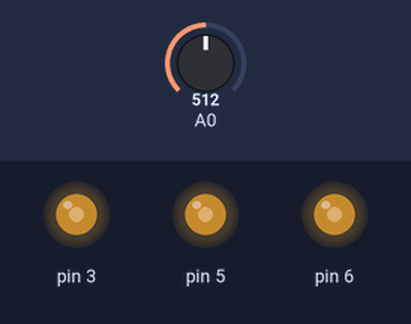
A sketch run on a simulated Arduino Uno, built with avr-gcc and run on an emulated ATmega328P. Parts: output pins drawn as LEDs (lit = HIGH). Dashed ring = blinking. The inputs (shaded band) are chosen by the test bench; at power-on: A0 = 512.

Above: at 1.2 s.
1.3 s: A0 set to 871
At 2.2 s:
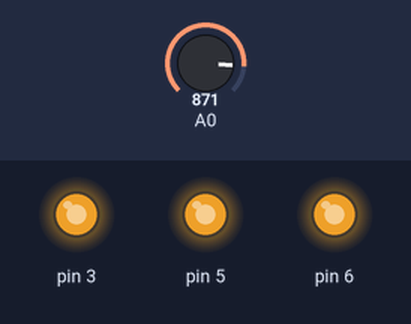
2.8 s: A0 set to 893
At 3.05 s:
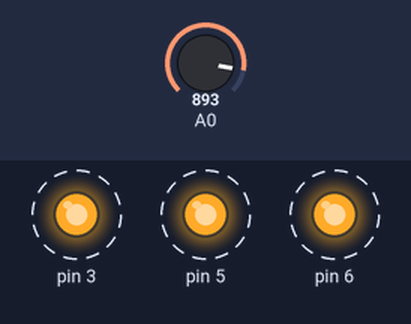
5.8 s: A0 set to 716
7.3 s: A0 set to 210
At 8.0 s:
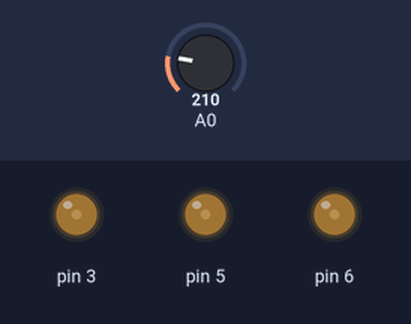
8.8 s: A0 set to 0
At 9.1 s:
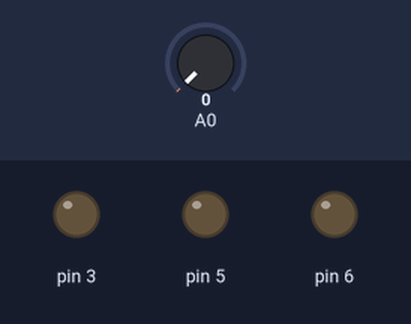
10.3 s: A0 set to 900
At 10.55 s:
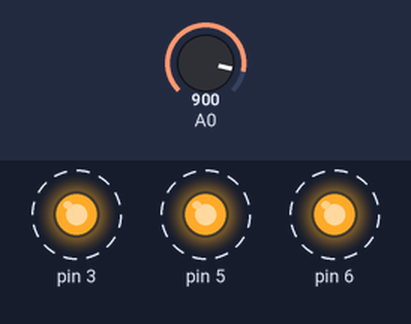
Timing chart, 0 to 14.3 s (numbered marks = the images above; inputs shaded):
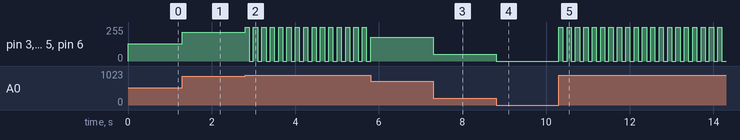

The sketch:

dim.ino
```cpp
void setup() {
  // put your setup code here, to run once:
  pinMode(3, OUTPUT);
  pinMode(5, OUTPUT);
  pinMode(6, OUTPUT);
}

void loop() {
  // put your main code here, to run repeatedly:

  int brightness = analogRead(0);
  brightness = brightness / 4;

  if (brightness > 220) {
    digitalWrite(3, HIGH);
    digitalWrite(5, HIGH);
    digitalWrite(6, HIGH);
    delay(100);
    digitalWrite(3, LOW);
    digitalWrite(5, LOW);
    digitalWrite(6, LOW);
    delay(100);
  } else {
    analogWrite(3, brightness);
    analogWrite(5, brightness);
    analogWrite(6, brightness);
  }
}
```

Measured:
- the behaviour switches between 883 and 884 on A0 (found by bisection; images 1 and 2)
- after the input at 1.3 s, pin 3, pin 5, pin 6: 128/255 → 217/255 at once
- after the input at 2.8 s, pin 3, pin 5, pin 6: alternates 255/255 for 0.10 s and 0/255 for 0.10 s, starting at once
- after the input at 7.3 s, pin 3, pin 5, pin 6: 179/255 → 52/255 at once
- after the input at 8.8 s, pin 3, pin 5, pin 6: 52/255 → 0/255 at once
- after the input at 10.3 s, pin 3, pin 5, pin 6: alternates 255/255 for 0.10 s and 0/255 for 0.10 s, starting at once
